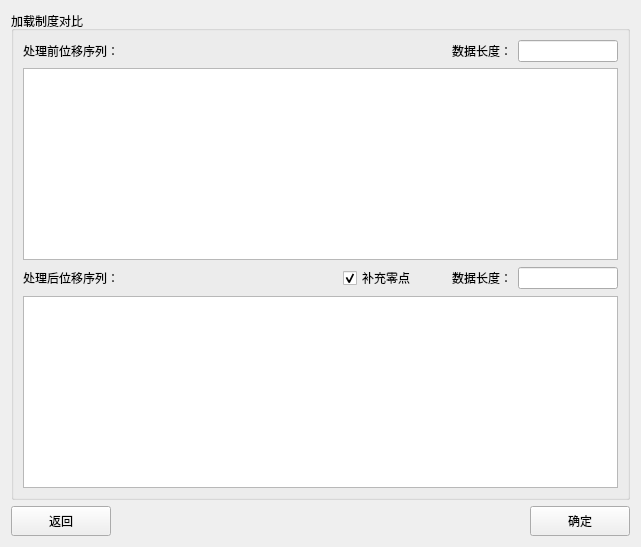
      <widget class="QWidget" name="tab2">
       <attribute name="title">
        <string>删除重复点</string>
       </attribute>
       <layout class="QVBoxLayout" name="verticalLayout_7">
        <item>
         <widget class="QGroupBox" name="groupBox_3">
          <property name="title">
           <string>加载制度对比</string>
          </property>
          <layout class="QVBoxLayout" name="verticalLayout_8">
           <item>
            <layout class="QVBoxLayout" name="verticalLayout_5">
             <item>
              <layout class="QHBoxLayout" name="horizontalLayout_5" stretch="0,0,1,0,0">
               <item>
                <widget class="QLabel" name="label_8">
                 <property name="text">
                  <string>处理前位移序列：</string>
                 </property>
                </widget>
               </item>
               <item>
                <spacer name="horizontalSpacer">
                 <property name="orientation">
                  <enum>Qt::Horizontal</enum>
                 </property>
                 <property name="sizeHint" stdset="0">
                  <size>
                   <width>70</width>
                   <height>20</height>
                  </size>
                 </property>
                </spacer>
               </item>
               <item>
                <spacer name="horizontalSpacer_24">
                 <property name="orientation">
                  <enum>Qt::Horizontal</enum>
                 </property>
                 <property name="sizeHint" stdset="0">
                  <size>
                   <width>40</width>
                   <height>20</height>
                  </size>
                 </property>
                </spacer>
               </item>
               <item>
                <widget class="QLabel" name="label_11">
                 <property name="text">
                  <string>数据长度：</string>
                 </property>
                </widget>
               </item>
               <item>
                <widget class="QLineEdit" name="lineEdit_6">
                 <property name="minimumSize">
                  <size>
                   <width>100</width>
                   <height>0</height>
                  </size>
                 </property>
                 <property name="maximumSize">
                  <size>
                   <width>100</width>
                   <height>16777215</height>
                  </size>
                 </property>
                 <property name="readOnly">
                  <bool>true</bool>
                 </property>
                </widget>
               </item>
              </layout>
             </item>
             <item>
              <widget class="QGraphicsView" name="graphicsView_3"/>
             </item>
             <item>
              <layout class="QHBoxLayout" name="horizontalLayout_6" stretch="0,0,1,0,0,0,0">
               <item>
                <widget class="QLabel" name="label_9">
                 <property name="text">
                  <string>处理后位移序列：</string>
                 </property>
                </widget>
               </item>
               <item>
                <spacer name="horizontalSpacer_25">
                 <property name="orientation">
                  <enum>Qt::Horizontal</enum>
                 </property>
                 <property name="sizeHint" stdset="0">
                  <size>
                   <width>70</width>
                   <height>20</height>
                  </size>
                 </property>
                </spacer>
               </item>
               <item>
                <spacer name="horizontalSpacer_2">
                 <property name="orientation">
                  <enum>Qt::Horizontal</enum>
                 </property>
                 <property name="sizeHint" stdset="0">
                  <size>
                   <width>148</width>
                   <height>20</height>
                  </size>
                 </property>
                </spacer>
               </item>
               <item>
                <widget class="QCheckBox" name="checkBox_4">
                 <property name="text">
                  <string>补充零点</string>
                 </property>
                 <property name="checked">
                  <bool>true</bool>
                 </property>
                </widget>
               </item>
               <item>
                <spacer name="horizontalSpacer_20">
                 <property name="orientation">
                  <enum>Qt::Horizontal</enum>
                 </property>
                 <property name="sizeHint" stdset="0">
                  <size>
                   <width>30</width>
                   <height>20</height>
                  </size>
                 </property>
                </spacer>
               </item>
               <item>
                <widget class="QLabel" name="label_12">
                 <property name="text">
                  <string>数据长度：</string>
                 </property>
                </widget>
               </item>
               <item>
                <widget class="QLineEdit" name="lineEdit_7">
                 <property name="minimumSize">
                  <size>
                   <width>100</width>
                   <height>0</height>
                  </size>
                 </property>
                 <property name="maximumSize">
                  <size>
                   <width>100</width>
                   <height>16777215</height>
                  </size>
                 </property>
                 <property name="readOnly">
                  <bool>true</bool>
                 </property>
                </widget>
               </item>
              </layout>
             </item>
             <item>
              <widget class="QGraphicsView" name="graphicsView_4"/>
             </item>
            </layout>
           </item>
          </layout>
         </widget>
        </item>
        <item>
         <layout class="QHBoxLayout" name="horizontalLayout_7" stretch="0,0,0">
          <item>
           <widget class="QPushButton" name="pushButton_5">
            <property name="minimumSize">
             <size>
              <width>100</width>
              <height>30</height>
             </size>
            </property>
            <property name="maximumSize">
             <size>
              <width>100</width>
              <height>30</height>
             </size>
            </property>
            <property name="text">
             <string>返回</string>
            </property>
           </widget>
          </item>
          <item>
           <spacer name="horizontalSpacer_21">
            <property name="orientation">
             <enum>Qt::Horizontal</enum>
            </property>
            <property name="sizeHint" stdset="0">
             <size>
              <width>40</width>
              <height>20</height>
             </size>
            </property>
           </spacer>
          </item>
          <item>
           <widget class="QPushButton" name="pushButton_6">
            <property name="minimumSize">
             <size>
              <width>100</width>
              <height>30</height>
             </size>
            </property>
            <property name="maximumSize">
             <size>
              <width>100</width>
              <height>30</height>
             </size>
            </property>
            <property name="text">
             <string>确定</string>
            </property>
           </widget>
          </item>
         </layout>
        </item>
       </layout>
      </widget>
